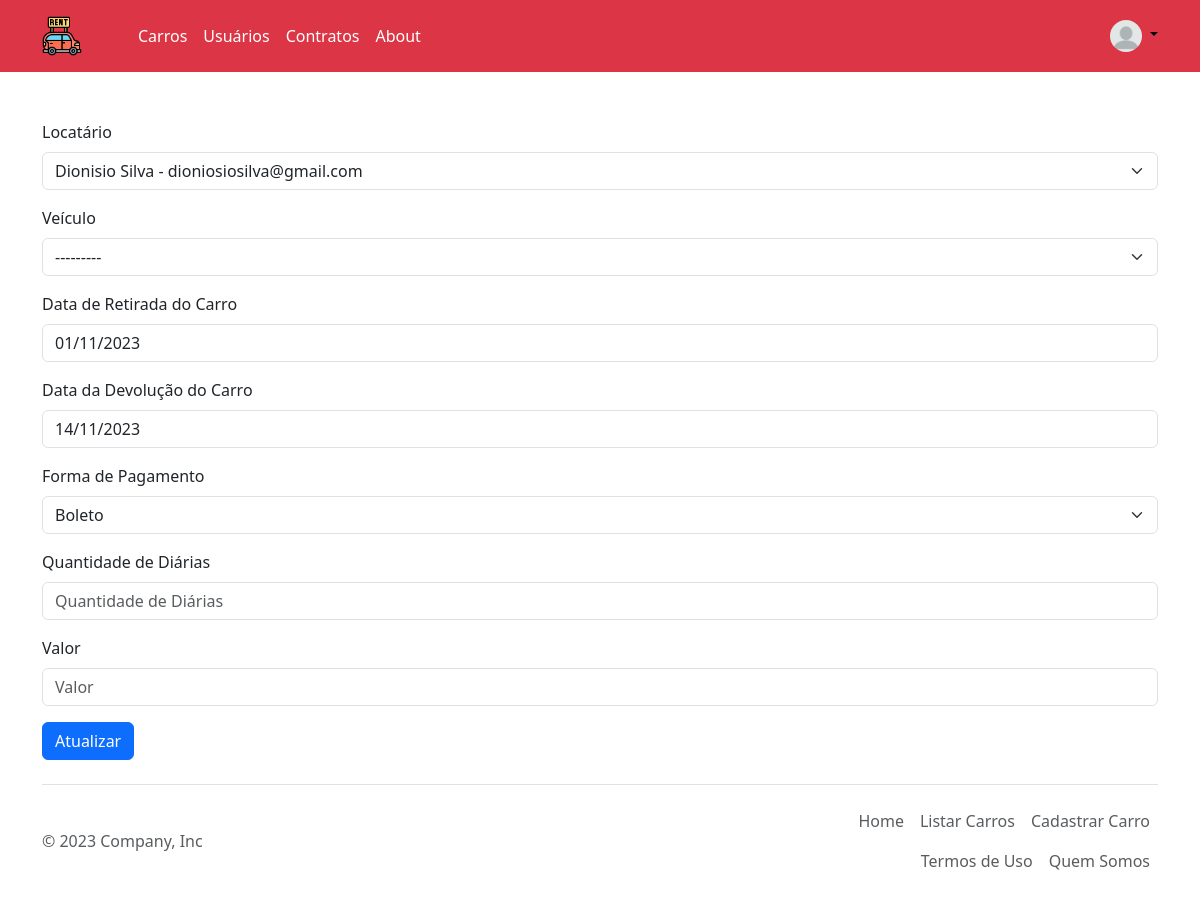
The page /locador/atualizar_contrato/1 (signed in) on the database its author committed.
### aluguel/models.py (models this page shows, shortened)
class Contrato(models.Model):
    FORMA = [
        ("Crédito", "Crédito"),
        ("Débito", "Débito"),
        ("Boleto", "Boleto"),
        ("PIX", "PIX"),
        ("Transferência", "Transferência"),
        ("Espécie", "Espécie"),
        ("Outro", "Outro"),
    ]
    ANDAMENTO = [
        ("Ativo", "Ativo"),
        ("Inativo", "Inativo"),
    ]
    locatario = models.ForeignKey(Usuario, verbose_name="Locatário", on_delete=models.CASCADE, related_name="contratante")
    carro = models.ForeignKey(Carro, verbose_name="Veículo", on_delete=models.CASCADE, related_name='Veículo')
    inicio_do_contrato = models.DateField("Data de Retirada do Carro")
    fim_do_contrato = models.DateField("Data da Devolução do Carro")
    total_diarias = models.PositiveIntegerField("Quantidade de Diárias", blank=True, null=True)
    def calcular_dias(self):
        return (self.fim_do_contrato - self.inicio_do_contrato).days
    quantidade_de_dias = property(calcular_dias)
    forma_de_pagamento = models.CharField("Forma de Pagamento", max_length=100, choices=FORMA)
    def get_valor_total(self):
        return self.calcular_valor()
    valor_total = property(get_valor_total)
    valor = models.DecimalField(max_digits=10, decimal_places=2, blank=True, null=True)
    status = models.CharField(max_length=12, choices=ANDAMENTO, default='Ativo')
    class Meta:
        verbose_name = "Contrato"
        verbose_name_plural = "Contratos"

### aluguel/views.py (the view, shortened to what this page needs)
# urls.py: path('atualizar_contrato/<int:id>', AtualizarContratoAdm.as_view(), name='atualizar_contrato' ),
class AtualizarContratoAdm(UpdateView):
    model=Contrato
    template_name='locador/atualizar_contrato.html'
    form_class=ContratoForm
    pk_url_kwarg='id'

### aluguel/forms.py
class ContratoForm(ModelForm):
    class Meta:
        model=Contrato
        fields=["locatario", "carro", "inicio_do_contrato", "fim_do_contrato", "forma_de_pagamento", "total_diarias", "valor"]
    def __init__(self, *args, **kwargs):
        super().__init__(*args, **kwargs)
        self.fields['carro'].queryset = Carro.objects.filter(status='Disponível')

### aluguel/models.py (called while the page is built)
    def __str__(self):
       return f"{self.modelo} - {self.placa} - {self.status}"

    def __str__(self):
        return f'{self.nome} {self.sobrenome} - {self.email}'

### templates/locador/atualizar_contrato.html (shortened to what this page needs)
{% extends 'base_adm.html' %}
{% load static bootstrap5 %}
{% block content %}
<div class="container">
<form method="post">
    {% bootstrap_form form %}
    <button class="btn btn-primary" type="submit">Atualizar</button>
  </form>
</div>
{% endblock content %}

### rows shown on the page
Contrato: locatario "Dionisio Silva - dioniosiosilva@gmail.com", carro "---------", inicio_do_contrato "01/11/2023", fim_do_contrato "14/11/2023", forma_de_pagamento "Boleto"
